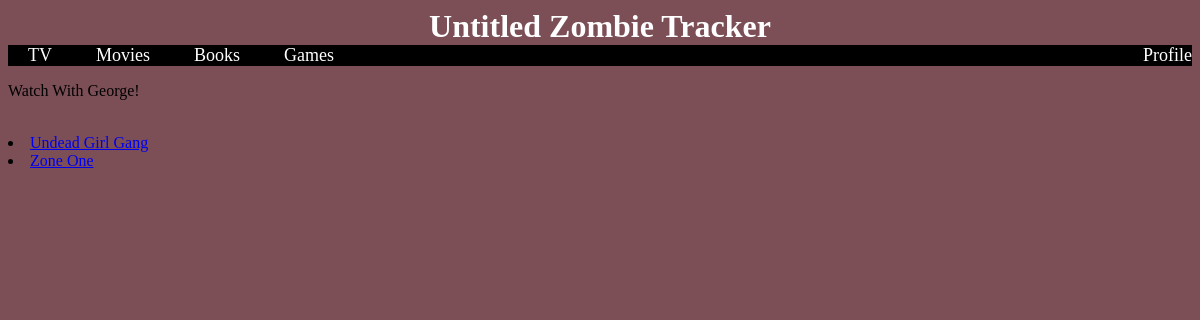
The app's page /lists/3 with its own data.
### app.py (models this page shows)
class List(db.Model):
    id = db.Column(db.Integer, primary_key = True)
    title = db.Column(db.String(100), index=True, unique=True)
    reviewer_id = db.Column(db.Integer, db.ForeignKey('reviewer.id'))

class Book(db.Model):
    id = db.Column(db.Integer, primary_key = True)
    title = db.Column(db.String(100), index = True, unique=True)
    description = db.Column(db.String(1000), index=False, unique=False)
    author = db.Column(db.String(100), index=True, unique=False)
    release = db.Column(db.Integer, index=False, unique=False)
    image = db.Column(db.Text(5000))

### app.py (the view)
@app.route('/lists/<int:list_id>')
def specific_list(list_id):
    spec_list = List.query.get(list_id)
    items = BookListLink.query.filter(BookListLink.list_id == list_id).all()
    for i, elem in enumerate(items):
        items[i] = Book.query.get(elem.book_id)
    return render_template("list.html", template_list = spec_list, template_items = items)

### templates/list.html
{% extends "navbar.html" %}
{% block content %}
<p> {{ template_list.title | title }}!</p>
<br />
    {% for book in template_items %}
        <li><a href=/books/{{book.id}}>{{book.title}}</a></li>
    {% endfor %}
{% endblock %}

### templates/navbar.html
<html>
    <head>
        <link rel="stylesheet" href="{{ url_for('static', filename='css/style.css') }}">
    </head>
    <body>
        <h1 id="titlebar"><a href="/">Untitled Zombie Tracker</a></h1>
        <ul id="navbar">
            <li><a href="/tv">TV</a></li>
            <li><a href="/movies">Movies</a></li>
            <li><a href="/books">Books</a></li>
            <li><a href="/games">Games</a></li>
            <li style="float:right; margin:0px;"><a href="/profile">Profile</a></li>
        </ul>
        {% block content %} {% endblock %}
    </body>
</html>

### static/css/style.css (style rules this page uses)
* { background-color: rgb(124, 78, 86); }
#navbar li { display: inline; background-color: black; margin: 20px; font-size: large; }
#navbar li a { color: white; background-color: black; text-decoration: none; }
#navbar { list-style-type: none; margin: 0; padding: 0; background-color: black; width: 100%; }
#titlebar { list-style-type: none; margin-bottom: 0; padding-bottom:0; text-align: center; background-color: rgb(124, 78, 86); }
#titlebar a { text-decoration: none; color:white; }

### records on screen
List: title "Watch With George"
Book: title "Undead Girl Gang"
Book: title "Zone One"
